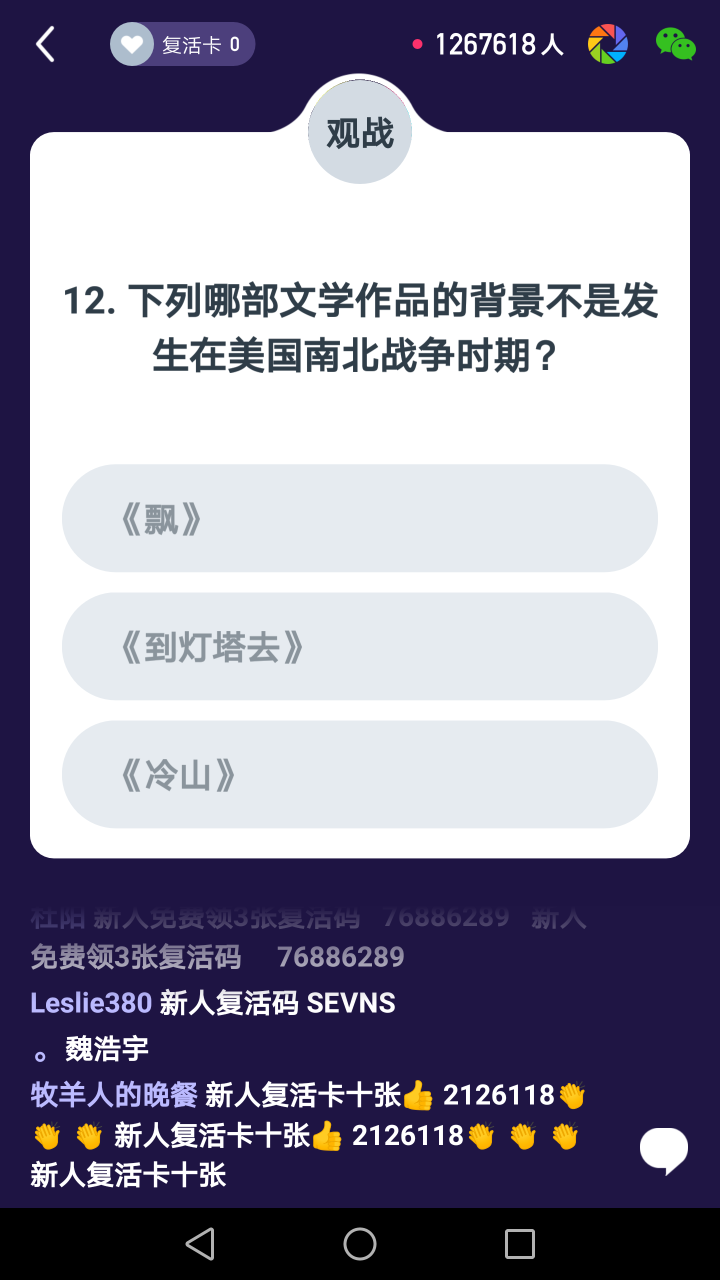
#> input picture screenshot.png, 1440 x 2560 px (shown at 1/2 size)
$ python GetQuestionTessAndroid.py
#> lines starting #> are read from the running program, lines starting #| are printed output that depends on the picture; after the words box and inside, x2 and y2 are one past the last pixel; in counts of white or black regions, pixels touching at a corner belong together
#> further down, img is the input picture: PIL image 1440x2560 RGBA; mean R, G, B, A 143.5, 140.9, 159.8, 255
### common/ocr.py
# -*- coding: utf-8 -*-

# @Author  : Skye
# @Time    : 2018/1/9 19:34
# @desc    :

from PIL import Image
import pytesseract
from PIL import ImageFilter

# 二值化算法
def binarizing(img,threshold):
    pixdata = img.load()
    w, h = img.size
    for y in range(h):
        for x in range(w):
            if pixdata[x, y] < threshold:
                pixdata[x, y] = 0
            else:
                pixdata[x, y] = 255
    return img


# 去除干扰线算法
# [17 lines left out: function depoint, not called in this run]

def ocr_img(image):

    # 切割题目和选项位置，左上角坐标和右下角坐标,自行测试分辨率
    # 5.7 英寸（锤子m1）
    # question_im = image.crop((120, 400, 1330, 700))
    # choices_im = image.crop((170, 760, 1330, 1422))
    # 坚果 pro1 ( 5.5 英寸)
    # question_im = image.crop((50, 350, 1000, 560))
    # choices_im = image.crop((75, 535, 990, 1150))
    # question = img.crop((75, 315, 1167, 789)) # iPhone 7P( 5.5 英寸 )
    # 冲顶大会 (华为v9   5.7英寸)
    # question_im = image.crop((50, 438, 1342, 722))
    # choices_im = image.crop((50, 722, 1246, 1360))
    # 西瓜视频（华为v9 — 5.7 英寸）
    question_im = image.crop((100, 500, 1312, 805))
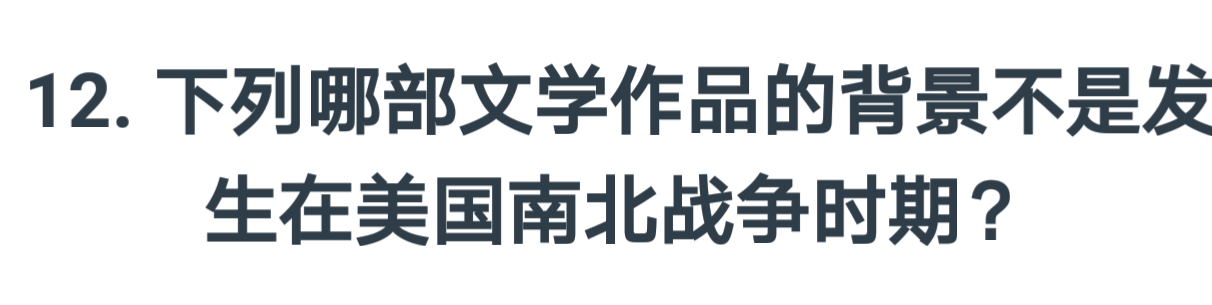
#> question_im: PIL image 1212x305 RGBA; mean R, G, B, A 218.6, 221.1, 223, 255
    choices_im = image.crop((100, 820, 1200, 1670))
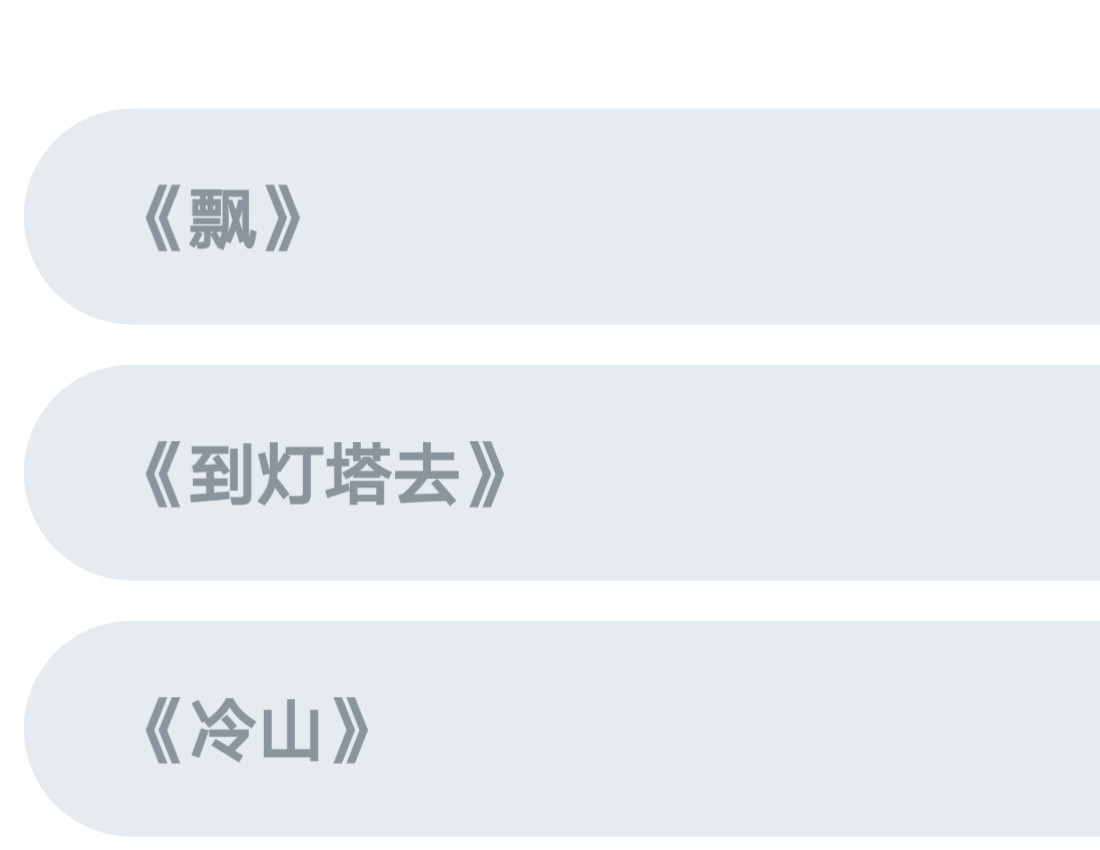
#> choices_im: PIL image 1100x850 RGBA; mean R, G, B, A 234.7, 238.5, 242.2, 255
    # [12 lines of commented-out code are left out]
    question_im = question_im.convert('L')
#> question_im: PIL image 1212x305 L
    choices_im = choices_im.convert('L')
#> choices_im: PIL image 1100x850 L
    # 把图片变成二值图像
    question_im = binarizing(question_im, 190)
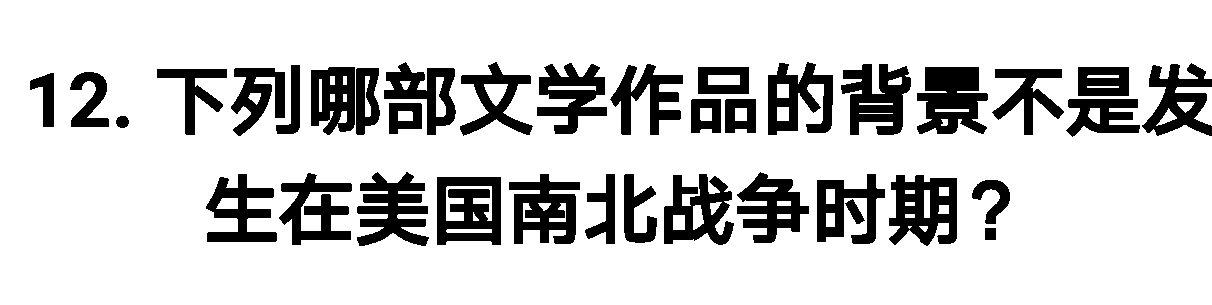
#> question_im: PIL image 1212x305 L; 81.6% white; 37 black regions, largest, box (x1, y1, x2, y2) and area: (917, 67, 988, 134) 3367, (437, 177, 501, 245) 3289, (889, 175, 957, 246) 3240
    choices_im = binarizing(choices_im, 190)
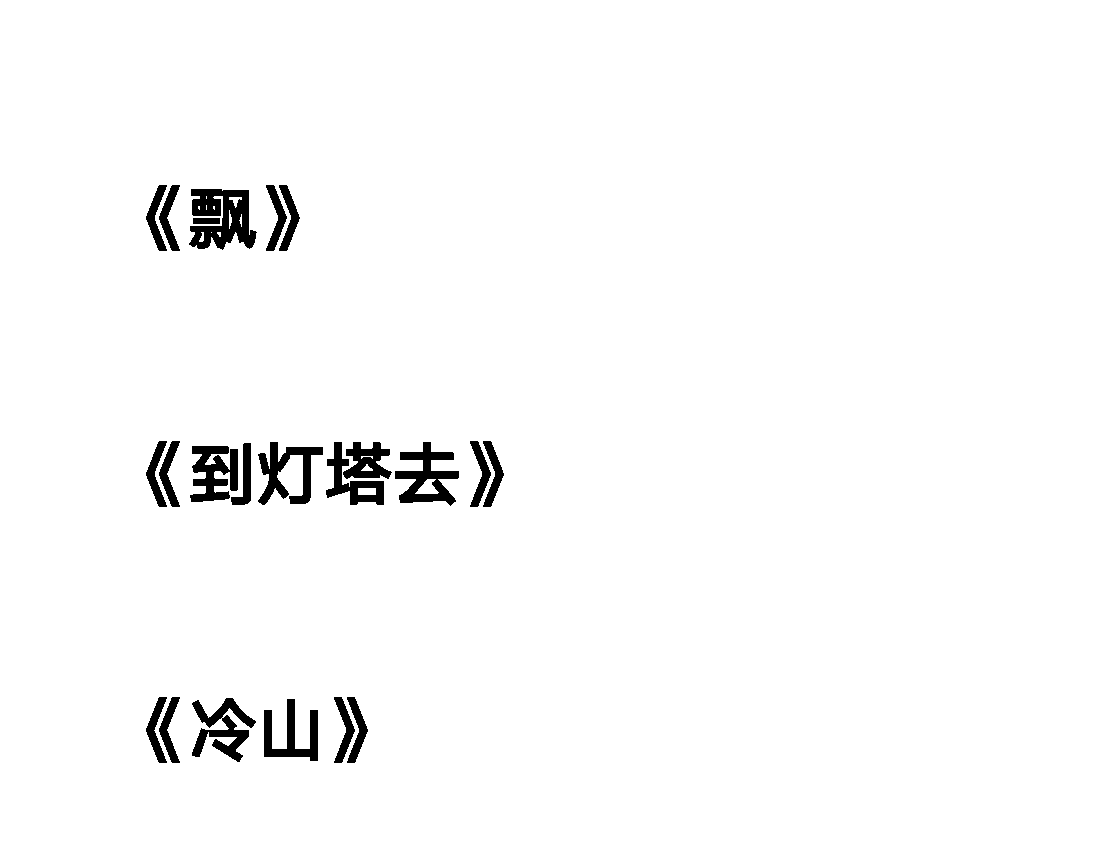
#> choices_im: PIL image 1100x850 L; 97.7% white; 22 black regions, largest, box (x1, y1, x2, y2) and area: (189, 189, 257, 250) 2664, (395, 442, 459, 506) 1862, (190, 446, 238, 502) 1728
    #img=depoint(choices_im)
    #img.show()

    # win环境
    # tesseract 路径
    pytesseract.pytesseract.tesseract_cmd = 'D:\\sina\\software\\Tesseract\\tesseract'
    # 语言包目录和参数
    tessdata_dir_config = '--tessdata-dir "D:\\sina\\software\\Tesseract\\tessdata" --psm 6'

    # mac 环境 记得自己安装训练文件
    # tesseract 路径
    #pytesseract.pytesseract.tesseract_cmd = '/usr/local/Cellar/tesseract/3.05.01/bin/tesseract'
    # 语言包目录和参数
    #tessdata_dir_config = '--tessdata-dir "/usr/local/Cellar/tesseract/3.05.01/share/tessdata/" --psm 6'

    # lang 指定中文简体
#> (the run stopped early here; a loop or call above may not have finished)
